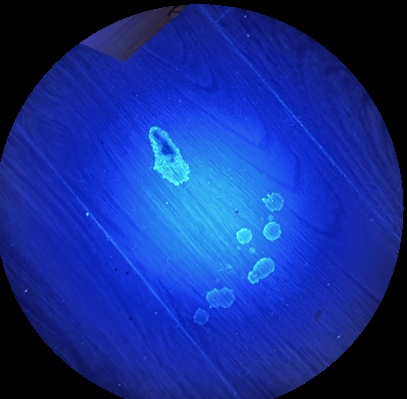
#> input picture assets/uv_region.jpg, 407 x 399 px, found by its file name
$ python CV_HSV_Mask.py
#> lines starting #> are read from the running program, lines starting #| are printed output that depends on the picture; after the words box and inside, x2 and y2 are one past the last pixel; in counts of white or black regions, pixels touching at a corner belong together
import cv2
import numpy as np

img = cv2.imread("assets/uv_region.jpg")
#> img is the input picture: shape (399, 407, 3); mean B, G, R 145.6, 46.2, 20.9
hsv = cv2.cvtColor(img, cv2.COLOR_BGR2HSV)
#> hsv: shape (399, 407, 3); mean H, S, V 95.4, 184.2, 145.6

h, s, v = cv2.split(hsv)
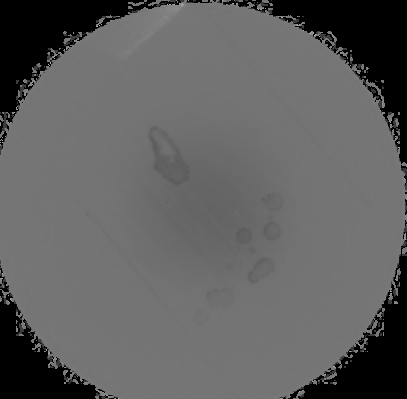
#> h: shape (399, 407); min 0, max 176, mean 95.4
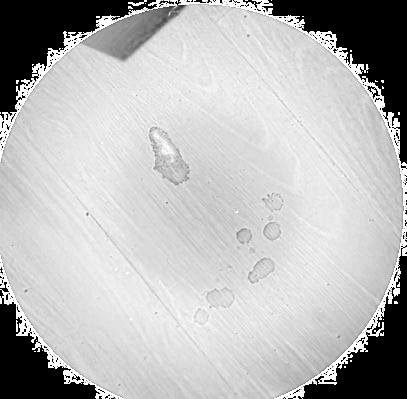
#> s: shape (399, 407); min 0, max 255, mean 184.2
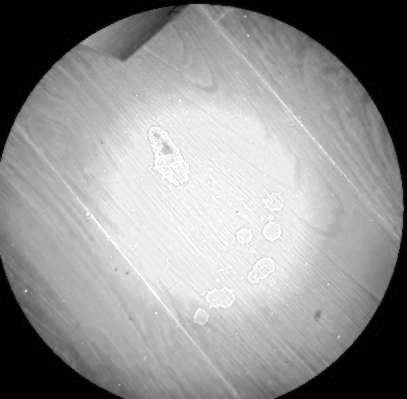
#> v: shape (399, 407); min 0, max 255, mean 145.6
h = h.astype(np.float32) / 180
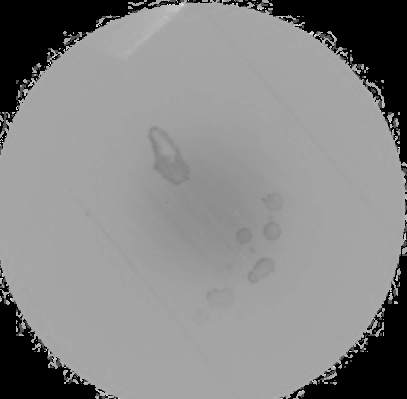
#> h: shape (399, 407) float32; min 0, max 0.978, mean 0.53
s = s.astype(np.float32) / 255
v = v.astype(np.float32) / 255

mask = (h >= 0.55) & (h <= 0.80) & (s >= 0.3) & (v >= 0.5)
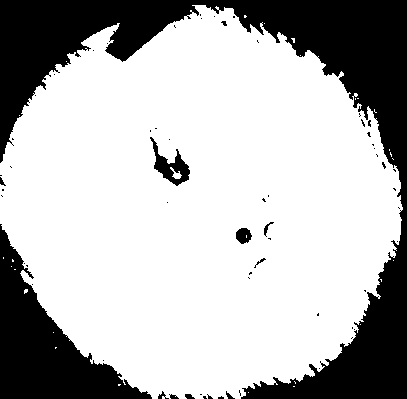
#> mask: shape (399, 407) bool; 71.5% white; 63 black regions (52 under 20 px), largest, box (x1, y1, x2, y2) and area: (0, 0, 407, 399) 34938, (0, 224, 152, 399) 10080, (150, 137, 190, 186) 706
mask = (mask * 255).astype(np.uint8)

cv2.imwrite("glow_mask.jpg", mask)

$ run again, with assets/test.jpg copied over assets/uv_region.jpg
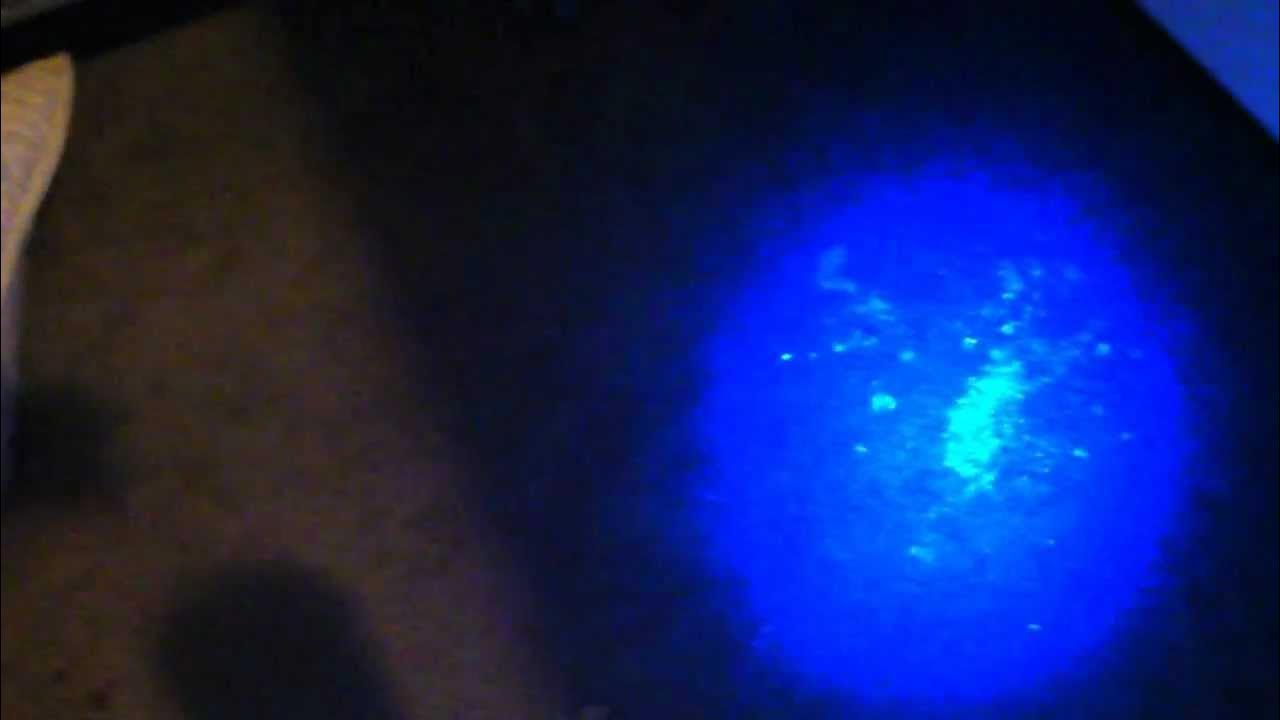
#> input picture assets/test.jpg, 1280 x 720 px, found by its file name
#> img is the input picture: shape (720, 1280, 3); mean B, G, R 94, 32.7, 18
#> hsv: shape (720, 1280, 3); mean H, S, V 92.7, 174.6, 98.6
#> `h = h.astype(np.float32) / 180`:
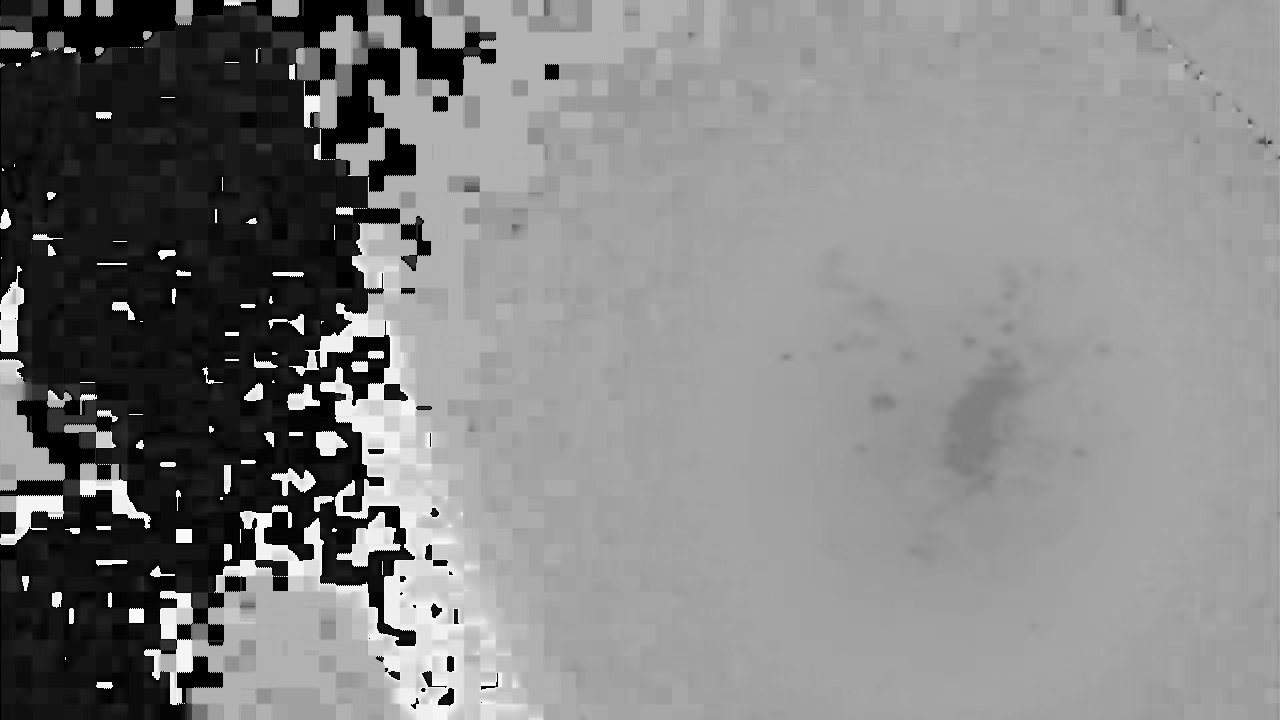
#> h: shape (720, 1280) float32; min 0, max 0.994, mean 0.515
#> `mask = (h >= 0.55) & (h <= 0.80) & (s >= 0.3) & (v >= 0.5)`:
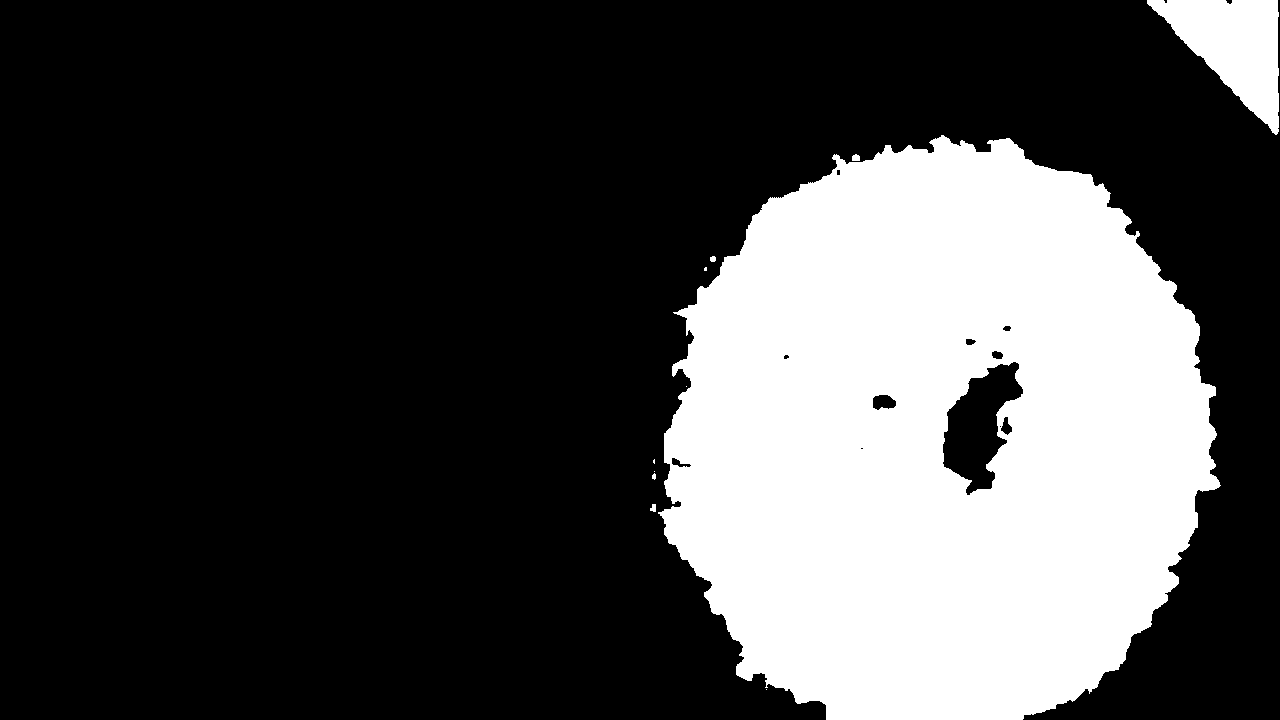
#> mask: shape (720, 1280) bool; 27.8% white; 11 white regions (5 under 20 px), largest, box (x1, y1, x2, y2) and area: (658, 135, 1221, 720) 246540, (1147, 0, 1279, 135) 9217, (852, 154, 860, 161) 48, (650, 504, 656, 512) 37, (710, 256, 716, 262) 31, (652, 473, 656, 480) 21

$ run again, with assets/uv_1.JPG copied over assets/uv_region.jpg
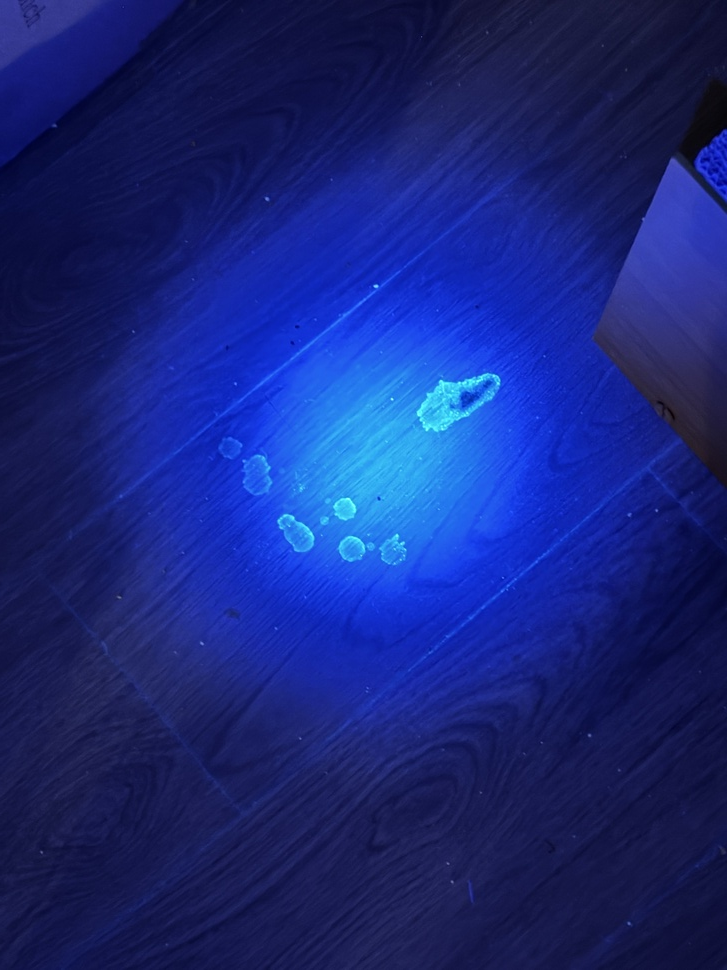
#> input picture assets/uv_1.JPG, 727 x 970 px, shrunk from 3024 x 4032 before the run, found by its file name
#> img is the input picture: shape (970, 727, 3); mean B, G, R 120.6, 38.1, 23.9
#> hsv: shape (970, 727, 3); mean H, S, V 116.9, 198, 120.6
#> `h = h.astype(np.float32) / 180`:
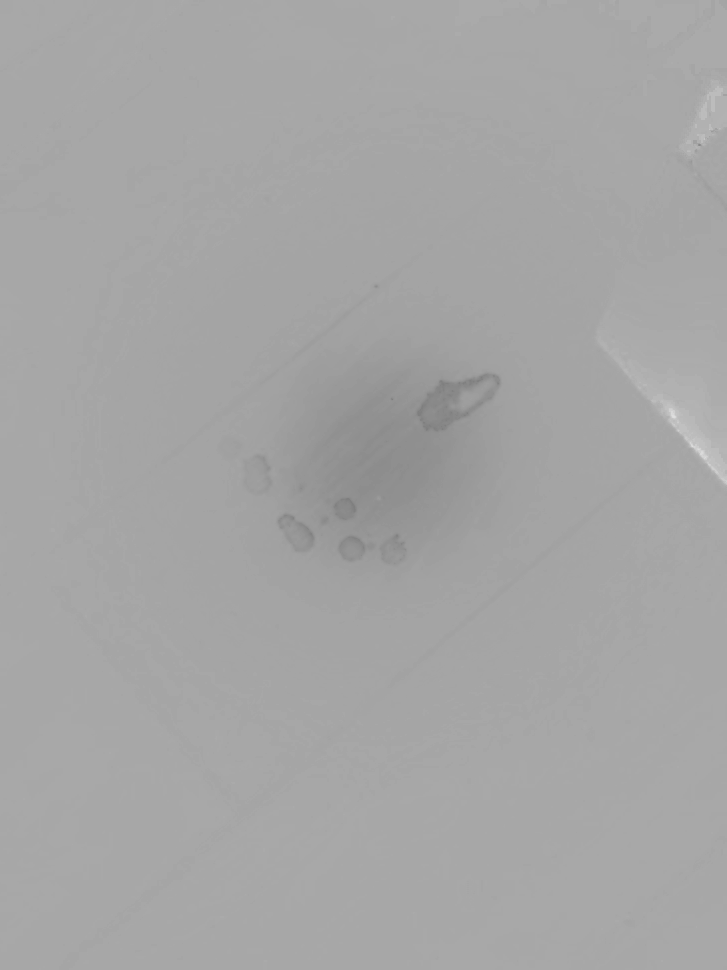
#> h: shape (970, 727) float32; min 0.5, max 0.878, mean 0.649
#> `mask = (h >= 0.55) & (h <= 0.80) & (s >= 0.3) & (v >= 0.5)`:
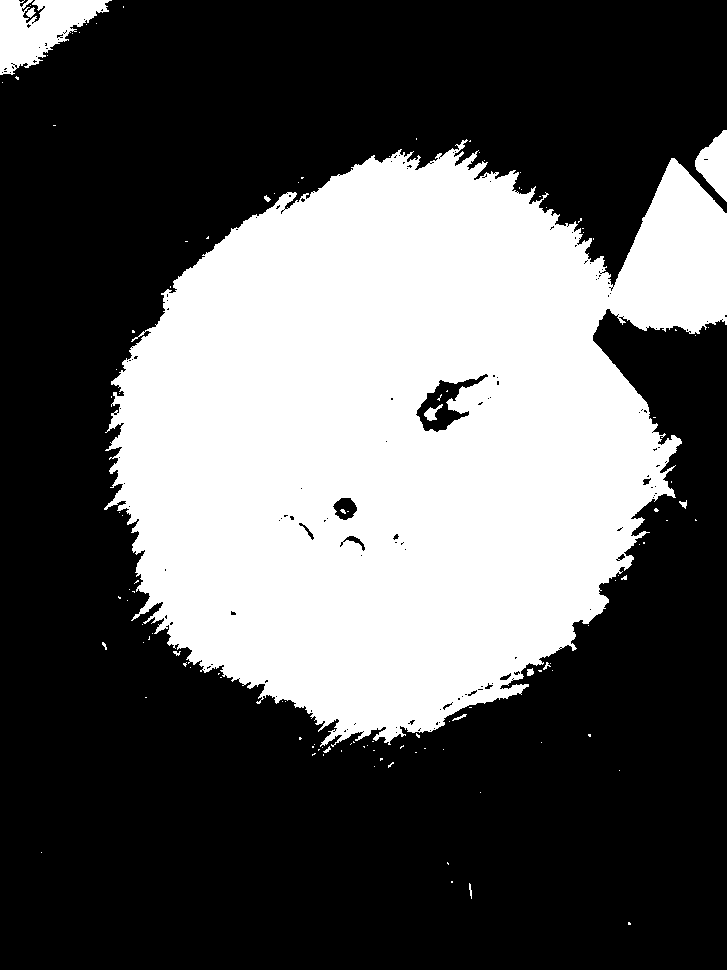
#> mask: shape (970, 727) bool; 36.2% white; 119 white regions (105 under 20 px), largest, box (x1, y1, x2, y2) and area: (104, 139, 727, 747) 248833, (0, 0, 112, 75) 4566, (695, 130, 727, 202) 1360
